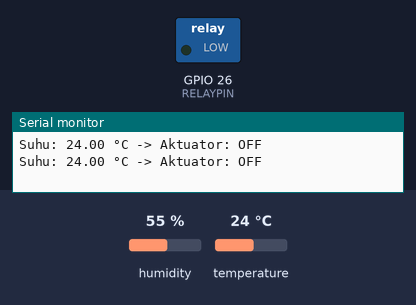
The sketch below on a simulated ESP32. Parts: switched loads named in the sketch (green lamp = pin HIGH), the last lines printed to the serial monitor. The test bench sets the inputs (shaded band); at power-on: temperature 24 °C, humidity 55 %.

Above: at 2.8 s.
2.9 s: temperature set to 29.5 °C
5.6 s: temperature set to 30.6 °C
At 7.2 s:
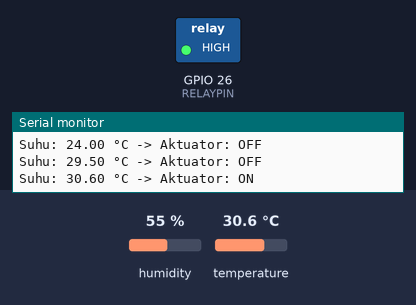
8.3 s: temperature set to 28.3 °C
11.2 s: temperature set to 27.4 °C
At 12.3 s:
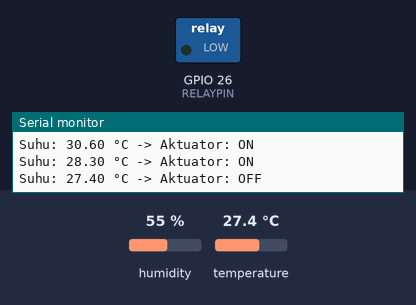
13.9 s: temperature set to 33 °C
At 15.2 s:
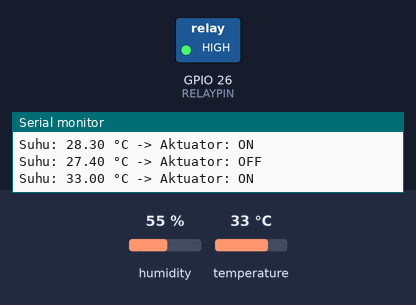
Timing chart, 0 to 16.9 s (numbered marks = the images above; inputs shaded):
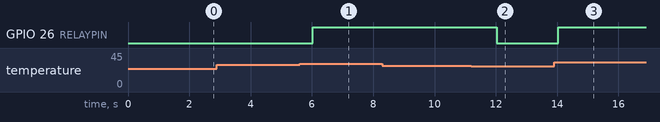

Measured:
- the behaviour switches between 30 and 30.1 °C on temperature (found by bisection; images 0 and 1)
- the behaviour switches between 28 and 27.9 °C on temperature (found by bisection; images 1 and 2)
- after the input at 5.6 s, GPIO 26 (RELAYPIN): LOW → HIGH after 0.42 s
- after the input at 11.2 s, GPIO 26 (RELAYPIN): HIGH → LOW after 0.84 s
- after the input at 13.9 s, GPIO 26 (RELAYPIN): LOW → HIGH after 0.14 s

The sketch:

modul1_histeresis.ino
```cpp
#include <DHT.h>

#define DHTPIN 4
#define DHTTYPE DHT22
#define RELAYPIN 26

DHT dht(DHTPIN, DHTTYPE);

// Batas suhu untuk menyalakan dan mematikan aktuator
const float suhuNyala = 30.0;
const float suhuMati = 28.0;

bool aktuatorAktif = false;

void setup() {
  Serial.begin(115200);
  dht.begin();

  pinMode(RELAYPIN, OUTPUT);
  digitalWrite(RELAYPIN, LOW);
}

void loop() {
  float suhu = dht.readTemperature();

  if (isnan(suhu)) {
    Serial.println("Gagal membaca data sensor!");
    delay(2000);
    return;
  }

  // Aktuator menyala jika suhu lebih dari 30°C
  if (!aktuatorAktif && suhu > suhuNyala) {
    aktuatorAktif = true;
  }

  // Aktuator mati jika suhu kurang dari 28°C
  if (aktuatorAktif && suhu < suhuMati) {
    aktuatorAktif = false;
  }

  // Mengatur kondisi relay
  digitalWrite(RELAYPIN, aktuatorAktif ? HIGH : LOW);

  // Menampilkan hasil pada Serial Monitor
  Serial.print("Suhu: ");
  Serial.print(suhu);
  Serial.print(" °C -> Aktuator: ");

  if (aktuatorAktif) {
    Serial.println("ON");
  } else {
    Serial.println("OFF");
  }

  delay(2000);
}
```
